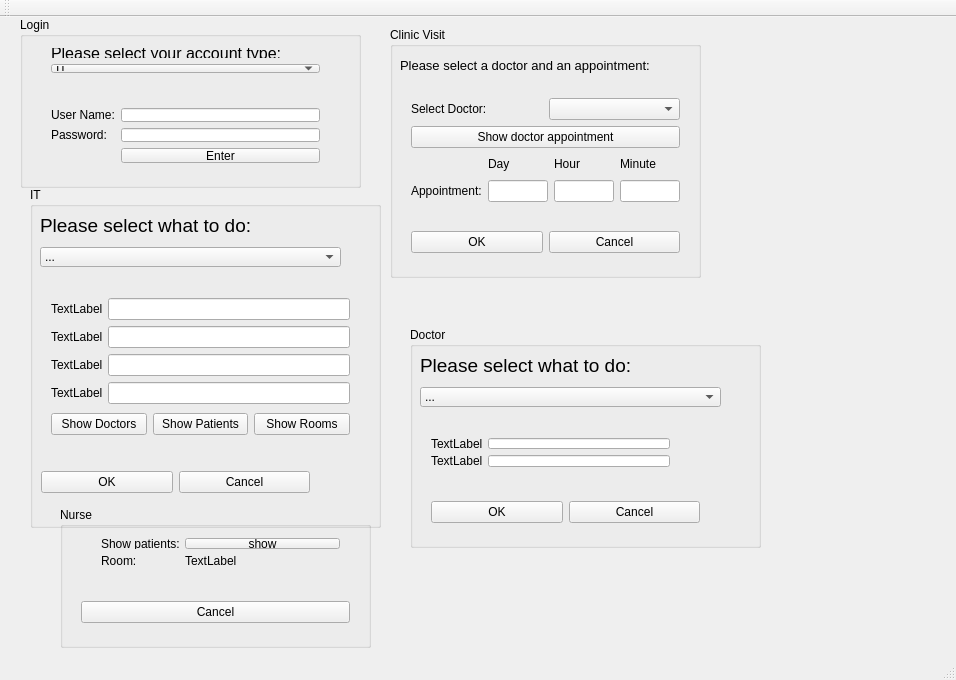
<?xml version="1.0" encoding="UTF-8"?>
<ui version="4.0">
 <class>MainWindow</class>
 <widget class="QMainWindow" name="MainWindow">
  <property name="enabled">
   <bool>true</bool>
  </property>
  <property name="geometry">
   <rect>
    <x>0</x>
    <y>0</y>
    <width>956</width>
    <height>680</height>
   </rect>
  </property>
  <property name="windowTitle">
   <string>MainWindow</string>
  </property>
  <widget class="QWidget" name="centralWidget">
   <widget class="QGroupBox" name="IT">
    <property name="geometry">
     <rect>
      <x>30</x>
      <y>170</y>
      <width>351</width>
      <height>341</height>
     </rect>
    </property>
    <property name="title">
     <string>IT</string>
    </property>
    <widget class="QLabel" name="label_8">
     <property name="geometry">
      <rect>
       <x>10</x>
       <y>30</y>
       <width>221</width>
       <height>16</height>
      </rect>
     </property>
     <property name="sizePolicy">
      <sizepolicy hsizetype="Expanding" vsizetype="Preferred">
       <horstretch>0</horstretch>
       <verstretch>0</verstretch>
      </sizepolicy>
     </property>
     <property name="font">
      <font>
       <pointsize>14</pointsize>
      </font>
     </property>
     <property name="text">
      <string>Please select what to do:</string>
     </property>
    </widget>
    <widget class="QComboBox" name="itlist">
     <property name="geometry">
      <rect>
       <x>10</x>
       <y>60</y>
       <width>301</width>
       <height>20</height>
      </rect>
     </property>
     <item>
      <property name="text">
       <string>...</string>
      </property>
     </item>
     <item>
      <property name="text">
       <string>Add rooms</string>
      </property>
     </item>
     <item>
      <property name="text">
       <string>Add doctor</string>
      </property>
     </item>
     <item>
      <property name="text">
       <string>Set doctors' weekends</string>
      </property>
     </item>
     <item>
      <property name="text">
       <string>Add patient</string>
      </property>
     </item>
     <item>
      <property name="text">
       <string>Assign doctor to patinet</string>
      </property>
     </item>
     <item>
      <property name="text">
       <string>Assign room to patinet</string>
      </property>
     </item>
     <item>
      <property name="text">
       <string>Add nurse</string>
      </property>
     </item>
     <item>
      <property name="text">
       <string>New IT (available for admin ONLY)</string>
      </property>
     </item>
     <item>
      <property name="text">
       <string>Change password</string>
      </property>
     </item>
     <item>
      <property name="text">
       <string>Delete patient</string>
      </property>
     </item>
     <item>
      <property name="text">
       <string>Delete doctor</string>
      </property>
     </item>
     <item>
      <property name="text">
       <string>Delete room</string>
      </property>
     </item>
     <item>
      <property name="text">
       <string>Delete nurse</string>
      </property>
     </item>
    </widget>
    <widget class="QWidget" name="layoutWidget">
     <property name="geometry">
      <rect>
       <x>0</x>
       <y>270</y>
       <width>291</width>
       <height>51</height>
      </rect>
     </property>
     <layout class="QHBoxLayout" name="horizontalLayout_3">
      <item>
       <widget class="QPushButton" name="OK_it">
        <property name="text">
         <string>OK</string>
        </property>
       </widget>
      </item>
      <item>
       <widget class="QPushButton" name="Cancelit">
        <property name="text">
         <string>Cancel</string>
        </property>
       </widget>
      </item>
     </layout>
    </widget>
    <widget class="QWidget" name="layoutWidget">
     <property name="geometry">
      <rect>
       <x>10</x>
       <y>100</y>
       <width>321</width>
       <height>159</height>
      </rect>
     </property>
     <layout class="QVBoxLayout" name="verticalLayout_2">
      <item>
       <layout class="QFormLayout" name="formLayout_3">
        <property name="horizontalSpacing">
         <number>5</number>
        </property>
        <property name="verticalSpacing">
         <number>6</number>
        </property>
        <item row="0" column="0">
         <widget class="QLabel" name="label1">
          <property name="text">
           <string>TextLabel</string>
          </property>
         </widget>
        </item>
        <item row="0" column="1">
         <widget class="QLineEdit" name="lineEdit1"/>
        </item>
        <item row="1" column="0">
         <widget class="QLabel" name="label2">
          <property name="text">
           <string>TextLabel</string>
          </property>
         </widget>
        </item>
        <item row="1" column="1">
         <widget class="QLineEdit" name="lineEdit2"/>
        </item>
        <item row="2" column="0">
         <widget class="QLabel" name="label3">
          <property name="text">
           <string>TextLabel</string>
          </property>
         </widget>
        </item>
        <item row="2" column="1">
         <widget class="QLineEdit" name="lineEdit3"/>
        </item>
        <item row="3" column="0">
         <widget class="QLabel" name="label4">
          <property name="text">
           <string>TextLabel</string>
          </property>
         </widget>
        </item>
        <item row="3" column="1">
         <widget class="QLineEdit" name="lineEdit4"/>
        </item>
       </layout>
      </item>
      <item>
       <layout class="QHBoxLayout" name="horizontalLayout_2">
        <item>
         <widget class="QPushButton" name="showdocbutton">
          <property name="text">
           <string>Show Doctors</string>
          </property>
         </widget>
        </item>
        <item>
         <widget class="QPushButton" name="showpatbutton">
          <property name="text">
           <string>Show Patients</string>
          </property>
         </widget>
        </item>
        <item>
         <widget class="QPushButton" name="showrombutton">
          <property name="text">
           <string>Show Rooms</string>
          </property>
         </widget>
        </item>
       </layout>
      </item>
     </layout>
    </widget>
   </widget>
   <widget class="QGroupBox" name="Doctor">
    <property name="geometry">
     <rect>
      <x>410</x>
      <y>310</y>
      <width>351</width>
      <height>221</height>
     </rect>
    </property>
    <property name="title">
     <string>Doctor</string>
    </property>
    <widget class="QLabel" name="label_9">
     <property name="geometry">
      <rect>
       <x>10</x>
       <y>30</y>
       <width>221</width>
       <height>16</height>
      </rect>
     </property>
     <property name="sizePolicy">
      <sizepolicy hsizetype="Expanding" vsizetype="Preferred">
       <horstretch>0</horstretch>
       <verstretch>0</verstretch>
      </sizepolicy>
     </property>
     <property name="font">
      <font>
       <pointsize>14</pointsize>
      </font>
     </property>
     <property name="text">
      <string>Please select what to do:</string>
     </property>
    </widget>
    <widget class="QComboBox" name="Doclist">
     <property name="geometry">
      <rect>
       <x>10</x>
       <y>60</y>
       <width>301</width>
       <height>20</height>
      </rect>
     </property>
     <item>
      <property name="text">
       <string>...</string>
      </property>
     </item>
     <item>
      <property name="text">
       <string>Print patients list</string>
      </property>
     </item>
     <item>
      <property name="text">
       <string>print patient report</string>
      </property>
     </item>
     <item>
      <property name="text">
       <string>add diseace to patient</string>
      </property>
     </item>
     <item>
      <property name="text">
       <string>delete diseace from patient</string>
      </property>
     </item>
     <item>
      <property name="text">
       <string>Set patient duration</string>
      </property>
     </item>
     <item>
      <property name="text">
       <string>See appointments</string>
      </property>
     </item>
     <item>
      <property name="text">
       <string>Change password</string>
      </property>
     </item>
    </widget>
    <widget class="QWidget" name="layoutWidget_6">
     <property name="geometry">
      <rect>
       <x>10</x>
       <y>160</y>
       <width>291</width>
       <height>51</height>
      </rect>
     </property>
     <layout class="QHBoxLayout" name="horizontalLayout_5">
      <item>
       <widget class="QPushButton" name="OK_doc">
        <property name="text">
         <string>OK</string>
        </property>
       </widget>
      </item>
      <item>
       <widget class="QPushButton" name="Cancledoc">
        <property name="text">
         <string>Cancel</string>
        </property>
       </widget>
      </item>
     </layout>
    </widget>
    <widget class="QWidget" name="layoutWidget_7">
     <property name="geometry">
      <rect>
       <x>10</x>
       <y>100</y>
       <width>261</width>
       <height>51</height>
      </rect>
     </property>
     <layout class="QFormLayout" name="formLayout_5">
      <property name="horizontalSpacing">
       <number>5</number>
      </property>
      <property name="verticalSpacing">
       <number>6</number>
      </property>
      <item row="0" column="0">
       <widget class="QLabel" name="doclabl1">
        <property name="text">
         <string>TextLabel</string>
        </property>
       </widget>
      </item>
      <item row="0" column="1">
       <widget class="QLineEdit" name="docline1"/>
      </item>
      <item row="1" column="0">
       <widget class="QLabel" name="doclabl2">
        <property name="text">
         <string>TextLabel</string>
        </property>
       </widget>
      </item>
      <item row="1" column="1">
       <widget class="QLineEdit" name="docline2"/>
      </item>
     </layout>
    </widget>
   </widget>
   <widget class="QGroupBox" name="Logingrpbox">
    <property name="geometry">
     <rect>
      <x>20</x>
      <y>0</y>
      <width>341</width>
      <height>171</height>
     </rect>
    </property>
    <property name="title">
     <string>Login</string>
    </property>
    <widget class="QWidget" name="layoutWidget_2">
     <property name="geometry">
      <rect>
       <x>20</x>
       <y>80</y>
       <width>291</width>
       <height>77</height>
      </rect>
     </property>
     <layout class="QFormLayout" name="formLayout_2">
      <item row="0" column="0">
       <widget class="QLabel" name="label_6">
        <property name="text">
         <string>User Name:</string>
        </property>
       </widget>
      </item>
      <item row="0" column="1">
       <widget class="QLineEdit" name="Usernameline"/>
      </item>
      <item row="1" column="0">
       <widget class="QLabel" name="label_7">
        <property name="text">
         <string>Password:</string>
        </property>
       </widget>
      </item>
      <item row="1" column="1">
       <widget class="QLineEdit" name="passwordline"/>
      </item>
      <item row="2" column="1">
       <widget class="QPushButton" name="EnterButton">
        <property name="text">
         <string>Enter</string>
        </property>
       </widget>
      </item>
     </layout>
    </widget>
    <widget class="QWidget" name="layoutWidget">
     <property name="geometry">
      <rect>
       <x>20</x>
       <y>20</y>
       <width>291</width>
       <height>47</height>
      </rect>
     </property>
     <layout class="QVBoxLayout" name="verticalLayout">
      <item>
       <widget class="QLabel" name="welcomelabel">
        <property name="font">
         <font>
          <pointsize>12</pointsize>
         </font>
        </property>
        <property name="text">
         <string>Please select your account type:</string>
        </property>
       </widget>
      </item>
      <item>
       <widget class="QComboBox" name="TypeselectBox">
        <item>
         <property name="text">
          <string>IT</string>
         </property>
        </item>
        <item>
         <property name="text">
          <string>Doctor</string>
         </property>
        </item>
        <item>
         <property name="text">
          <string>Clinic Visit (Just click OK)</string>
         </property>
        </item>
        <item>
         <property name="text">
          <string>Nurse</string>
         </property>
        </item>
       </widget>
      </item>
     </layout>
    </widget>
   </widget>
   <widget class="QGroupBox" name="ClinicVisit">
    <property name="geometry">
     <rect>
      <x>390</x>
      <y>10</y>
      <width>311</width>
      <height>251</height>
     </rect>
    </property>
    <property name="title">
     <string>Clinic Visit</string>
    </property>
    <widget class="QLabel" name="label_10">
     <property name="geometry">
      <rect>
       <x>10</x>
       <y>30</y>
       <width>281</width>
       <height>16</height>
      </rect>
     </property>
     <property name="sizePolicy">
      <sizepolicy hsizetype="Expanding" vsizetype="Preferred">
       <horstretch>0</horstretch>
       <verstretch>0</verstretch>
      </sizepolicy>
     </property>
     <property name="font">
      <font>
       <pointsize>10</pointsize>
      </font>
     </property>
     <property name="text">
      <string>Please select a doctor and an appointment:</string>
     </property>
    </widget>
    <widget class="QWidget" name="layoutWidget_8">
     <property name="geometry">
      <rect>
       <x>10</x>
       <y>190</y>
       <width>291</width>
       <height>51</height>
      </rect>
     </property>
     <layout class="QHBoxLayout" name="horizontalLayout_6">
      <item>
       <widget class="QPushButton" name="OK_clinic">
        <property name="text">
         <string>OK</string>
        </property>
       </widget>
      </item>
      <item>
       <widget class="QPushButton" name="Cancelclinic">
        <property name="text">
         <string>Cancel</string>
        </property>
       </widget>
      </item>
     </layout>
    </widget>
    <widget class="QWidget" name="layoutWidget">
     <property name="geometry">
      <rect>
       <x>10</x>
       <y>60</y>
       <width>291</width>
       <height>126</height>
      </rect>
     </property>
     <layout class="QVBoxLayout" name="verticalLayout_3">
      <item>
       <layout class="QHBoxLayout" name="horizontalLayout_4">
        <item>
         <widget class="QLabel" name="doclabl1_3">
          <property name="text">
           <string>Select Doctor:</string>
          </property>
         </widget>
        </item>
        <item>
         <widget class="QComboBox" name="Doctorscliniccbox">
          <property name="maximumSize">
           <size>
            <width>140</width>
            <height>16777215</height>
           </size>
          </property>
         </widget>
        </item>
       </layout>
      </item>
      <item>
       <widget class="QPushButton" name="showcliniclist">
        <property name="text">
         <string>Show doctor appointment</string>
        </property>
       </widget>
      </item>
      <item>
       <layout class="QGridLayout" name="gridLayout">
        <item row="2" column="2">
         <widget class="QLineEdit" name="Hourline"/>
        </item>
        <item row="2" column="3">
         <widget class="QLineEdit" name="Minline"/>
        </item>
        <item row="0" column="0">
         <spacer name="horizontalSpacer_2">
          <property name="orientation">
           <enum>Qt::Horizontal</enum>
          </property>
          <property name="sizeHint" stdset="0">
           <size>
            <width>40</width>
            <height>20</height>
           </size>
          </property>
         </spacer>
        </item>
        <item row="2" column="1">
         <widget class="QLineEdit" name="Dayline"/>
        </item>
        <item row="2" column="0">
         <widget class="QLabel" name="label_2">
          <property name="text">
           <string>Appointment:</string>
          </property>
         </widget>
        </item>
        <item row="0" column="1">
         <widget class="QLabel" name="label_3">
          <property name="text">
           <string>Day</string>
          </property>
         </widget>
        </item>
        <item row="0" column="2">
         <widget class="QLabel" name="label_4">
          <property name="text">
           <string>Hour</string>
          </property>
         </widget>
        </item>
        <item row="0" column="3">
         <widget class="QLabel" name="label_5">
          <property name="text">
           <string>Minute</string>
          </property>
         </widget>
        </item>
       </layout>
      </item>
     </layout>
    </widget>
   </widget>
   <widget class="QGroupBox" name="Nursegrbx">
    <property name="geometry">
     <rect>
      <x>60</x>
      <y>490</y>
      <width>311</width>
      <height>141</height>
     </rect>
    </property>
    <property name="title">
     <string>Nurse</string>
    </property>
    <widget class="QWidget" name="layoutWidget_9">
     <property name="geometry">
      <rect>
       <x>10</x>
       <y>80</y>
       <width>291</width>
       <height>51</height>
      </rect>
     </property>
     <layout class="QHBoxLayout" name="horizontalLayout_7">
      <item>
       <widget class="QPushButton" name="canclenurs">
        <property name="text">
         <string>Cancel</string>
        </property>
       </widget>
      </item>
     </layout>
    </widget>
    <widget class="QWidget" name="layoutWidget_10">
     <property name="geometry">
      <rect>
       <x>30</x>
       <y>20</y>
       <width>261</width>
       <height>51</height>
      </rect>
     </property>
     <layout class="QFormLayout" name="formLayout_6">
      <property name="horizontalSpacing">
       <number>5</number>
      </property>
      <property name="verticalSpacing">
       <number>6</number>
      </property>
      <item row="0" column="0">
       <widget class="QLabel" name="doclabl1_2">
        <property name="text">
         <string>Show patients:</string>
        </property>
       </widget>
      </item>
      <item row="1" column="0">
       <widget class="QLabel" name="doclabl2_2">
        <property name="text">
         <string>Room:</string>
        </property>
       </widget>
      </item>
      <item row="1" column="1">
       <widget class="QLabel" name="roomlabel">
        <property name="text">
         <string>TextLabel</string>
        </property>
       </widget>
      </item>
      <item row="0" column="1">
       <widget class="QPushButton" name="nurshow">
        <property name="text">
         <string>show</string>
        </property>
       </widget>
      </item>
     </layout>
    </widget>
   </widget>
  </widget>
  <widget class="QMenuBar" name="menuBar">
   <property name="geometry">
    <rect>
     <x>0</x>
     <y>0</y>
     <width>956</width>
     <height>21</height>
    </rect>
   </property>
  </widget>
  <widget class="QToolBar" name="mainToolBar">
   <attribute name="toolBarArea">
    <enum>TopToolBarArea</enum>
   </attribute>
   <attribute name="toolBarBreak">
    <bool>false</bool>
   </attribute>
  </widget>
  <widget class="QStatusBar" name="statusBar"/>
 </widget>
 <layoutdefault spacing="6" margin="11"/>
 <resources/>
 <connections/>
</ui>
